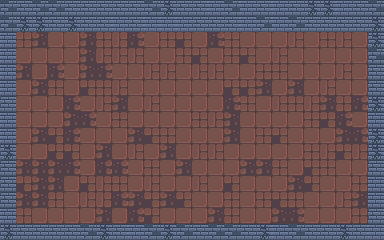

The image is a tile-based game level rendered from a .tmx file. Its description and complete source (layers, tilesets, objects, tile grids) follow:
An orthogonal 24x15 tile map with 16x16 px tiles, 2 tile layers (floor, walls) and 3 objects (player, camera, boss/eye).

<map version="1.10" tiledversion="1.11.0" orientation="orthogonal" renderorder="right-down" width="24" height="15" tilewidth="16" tileheight="16" infinite="0" nextlayerid="4" nextobjectid="4">
 <properties>
  <property name="title" value="The eye" />
 </properties>
 <tileset firstgid="1" source="dungeon.tsx" />
 <layer id="1" name="floor" width="24" height="15">
  <properties><property name="renderLayer" value="floor" /></properties>
  <data encoding="csv">
0,0,0,0,0,0,0,0,0,0,0,0,0,0,0,0,0,0,0,0,0,0,0,0,
0,0,0,0,0,0,0,0,0,0,0,0,0,0,0,0,0,0,0,0,0,0,0,0,
0,12,30,13,13,30,12,22,31,13,12,21,13,31,12,13,13,13,22,13,12,22,13,0,
0,13,13,13,13,30,22,22,22,13,13,12,21,13,12,21,13,22,13,13,13,13,13,0,
0,30,13,31,13,30,31,13,13,22,22,13,22,22,13,13,12,12,13,13,13,22,13,0,
0,13,30,12,13,21,12,22,13,13,13,13,13,13,21,21,30,13,30,13,22,13,13,0,
0,13,13,13,31,13,22,30,13,22,13,13,13,13,31,12,13,22,12,22,30,12,31,0,
0,13,13,13,30,31,13,12,13,13,13,13,12,22,30,13,13,13,13,12,21,31,13,0,
0,13,30,21,31,13,13,13,30,21,12,13,13,13,30,13,12,21,13,13,13,30,31,0,
0,13,13,21,21,13,30,13,22,13,30,13,22,22,13,13,13,13,13,12,22,21,22,0,
0,30,30,30,31,13,31,31,13,12,13,30,13,13,13,30,30,12,13,21,12,13,13,0,
0,21,30,30,13,21,22,12,13,22,13,13,22,13,21,13,13,13,30,21,13,13,12,0,
0,30,30,12,13,22,22,31,30,21,30,21,13,13,12,13,12,21,12,13,13,22,30,0,
0,12,13,13,13,13,30,13,31,21,13,13,13,30,12,13,13,30,31,13,13,13,12,0,
0,0,0,0,0,0,0,0,0,0,0,0,0,0,0,0,0,0,0,0,0,0,0,0
</data>
 </layer>
 <layer id="2" name="walls" width="24" height="15">
  <properties><property name="renderLayer" value="floor" /></properties>
  <data encoding="csv">
52,44,52,52,44,44,44,44,44,52,54,44,44,43,52,43,44,43,44,54,54,43,44,52,
52,54,54,44,54,44,44,43,44,43,43,43,44,44,44,43,52,43,52,44,44,44,44,54,
43,0,0,0,0,0,0,0,0,0,0,0,0,0,0,0,0,0,0,0,0,0,0,54,
43,0,0,0,0,0,0,0,0,0,0,0,0,0,0,0,0,0,0,0,0,0,0,52,
43,0,0,0,0,0,0,0,0,0,0,0,0,0,0,0,0,0,0,0,0,0,0,44,
43,0,0,0,0,0,0,0,0,0,0,0,0,0,0,0,0,0,0,0,0,0,0,44,
44,0,0,0,0,0,0,0,0,0,0,0,0,0,0,0,0,0,0,0,0,0,0,54,
43,0,0,0,0,0,0,0,0,0,0,0,0,0,0,0,0,0,0,0,0,0,0,43,
43,0,0,0,0,0,0,0,0,0,0,0,0,0,0,0,0,0,0,0,0,0,0,54,
54,0,0,0,0,0,0,0,0,0,0,0,0,0,0,0,0,0,0,0,0,0,0,54,
44,0,0,0,0,0,0,0,0,0,0,0,0,0,0,0,0,0,0,0,0,0,0,44,
44,0,0,0,0,0,0,0,0,0,0,0,0,0,0,0,0,0,0,0,0,0,0,43,
44,0,0,0,0,0,0,0,0,0,0,0,0,0,0,0,0,0,0,0,0,0,0,43,
43,0,0,0,0,0,0,0,0,0,0,0,0,0,0,0,0,0,0,0,0,0,0,44,
54,44,44,44,44,52,54,44,43,52,54,52,44,52,52,44,54,43,52,44,44,54,44,43
</data>
 </layer>
 <objectgroup id="3" name="entities">
  <object id="1" name="player" type="player" x="200" y="208"><point /></object>
  <object id="2" name="camera" type="camera" x="24" y="32"><properties><property name="CameraFollow.target" type="object" value="1" /></properties><point /></object>
  <object id="3" name="boss" type="boss/eye" x="200" y="128"><point /></object>
 </objectgroup>
</map>
